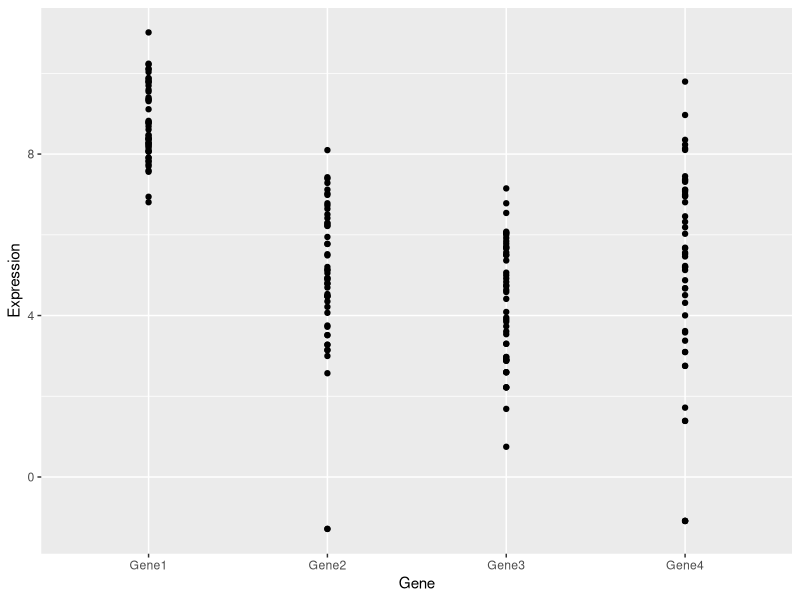
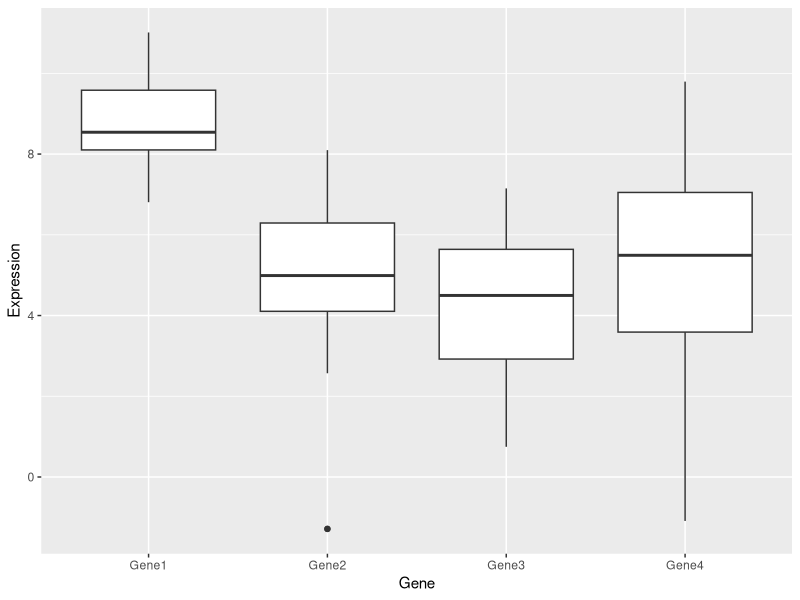
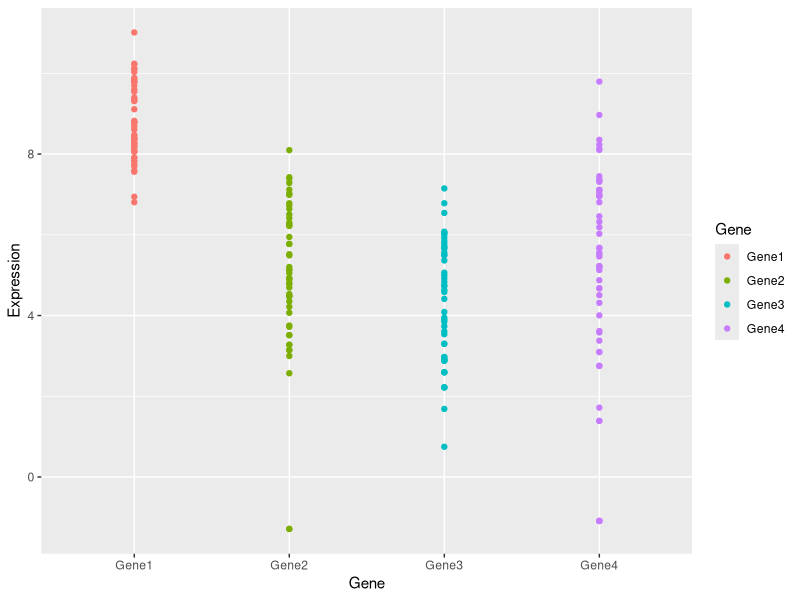
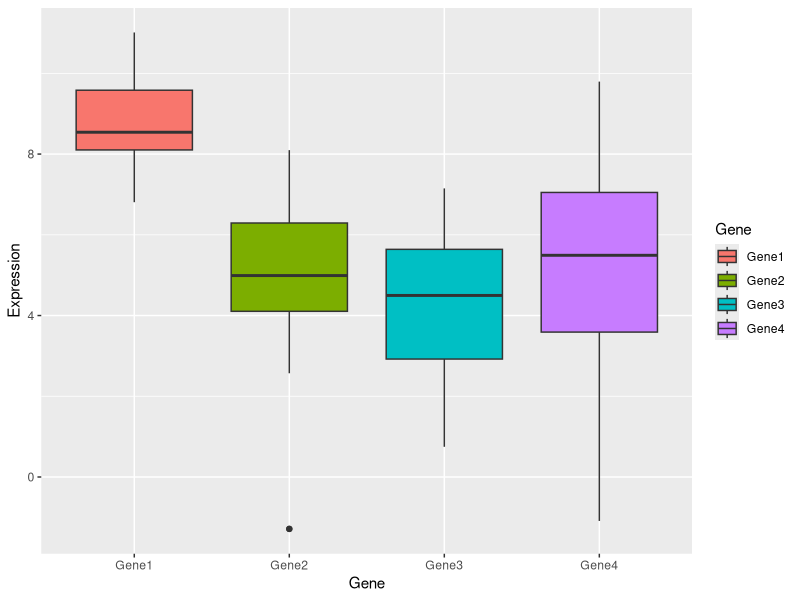
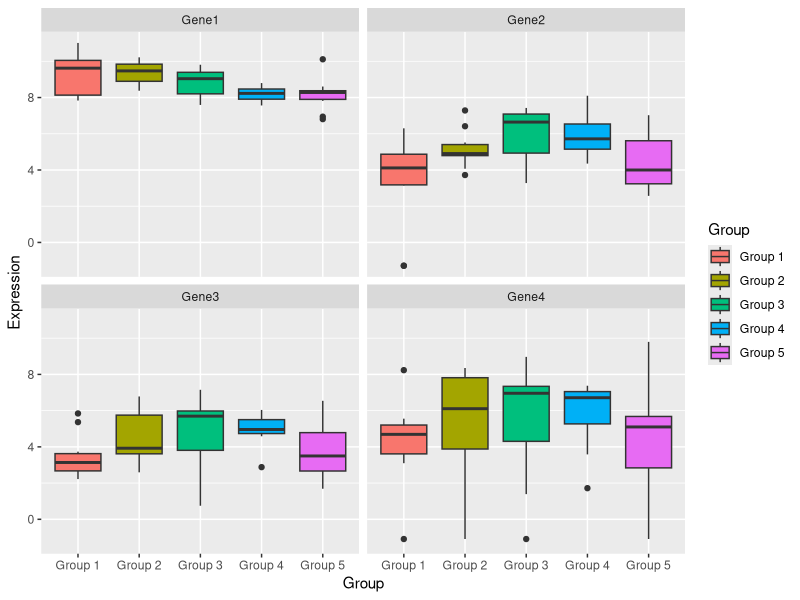
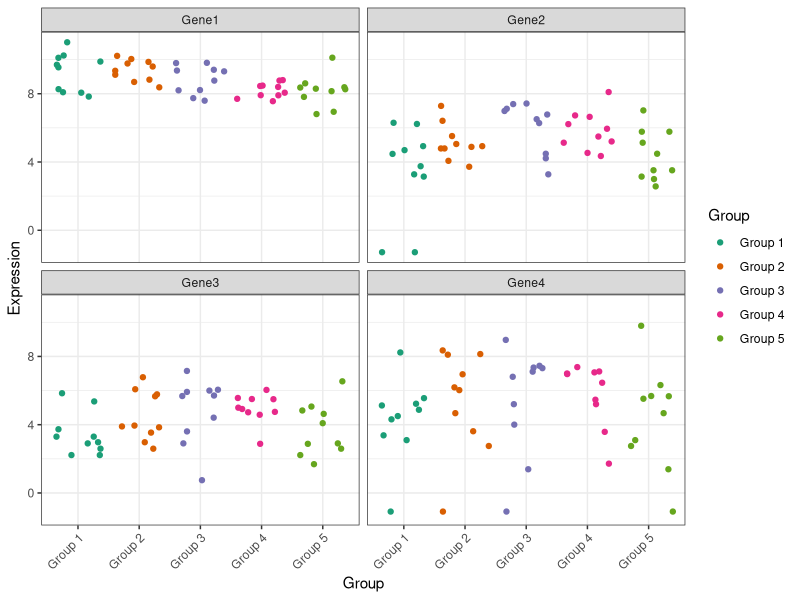

Source code (R) for these figures, in order:
## ---- chunk 1
library(knitr)
opts_chunk$set(results="hide", message=FALSE, fig.show="hide", fig.align="center", tidy=TRUE, eval = F)
## ---- chunk 2
2+2
5*4
2^3
## ---- chunk 3
2+3*4/(5+3)*15/2^2+3*4^2
## ---- chunk 4
x <- 3
## ---- chunk 5
library(ggplot2)
gene.exprs.long <- read.delim("../data/data_dl/gene-exprs-long.tsv")
## ---- chunk 6
qplot(x = Gene, y = Expression, data = gene.exprs.long)
## ---- chunk 7
qplot(x = Gene, y = Expression, data = gene.exprs.long, geom = 'boxplot')
## ---- chunk 8
qplot(x = Gene, y = Expression, data = gene.exprs.long, color = Gene)
## ---- chunk 9
qplot(x = Gene, y = Expression, data = gene.exprs.long, geom = 'boxplot', 
      fill = Gene)
## ---- chunk 10
qplot(x = Group, y = Expression, data = gene.exprs.long, fill = Group, 
      facets = ~ Gene, geom = 'boxplot')
## ---- chunk 11
qplot(x = Group, y = Expression, data = gene.exprs.long, color = Group, 
    facets = ~Gene, geom = "jitter") + theme_bw() + 
    scale_color_brewer(type = 'qual', palette = "Dark2") + 
    theme(axis.text.x = element_text(angle = 45, hjust = 1))
